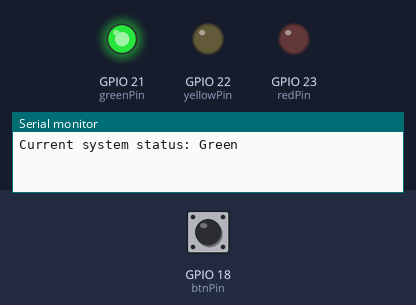
This sketch was run on a simulated ESP32. On the bench: output pins drawn as LEDs (lit = HIGH), the last lines printed to the serial monitor. The test bench sets the inputs (shaded band); at power-on: GPIO 18 (btnPin) LOW.

Above: at 1.2 s.
1.3 s: GPIO 18 (btnPin) pulled HIGH for 0.15 s
At 10.3 s:
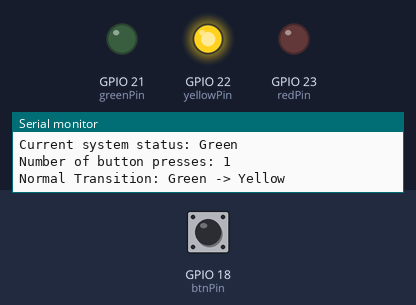
At 13.8 s:
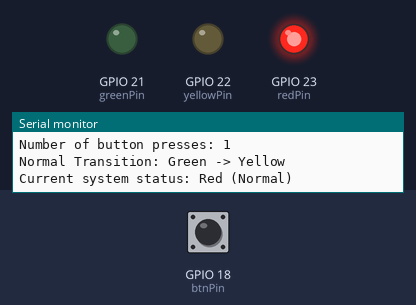
Timing chart, 0 to 14.5 s (numbered marks = the images above; inputs shaded):
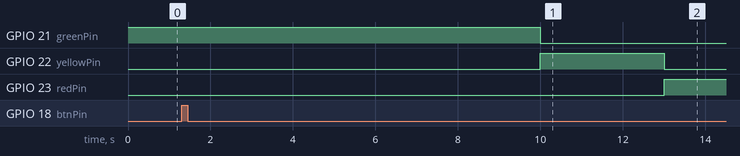

The sketch:

ESP32_Traffic_Light_Controller.ino
```cpp
int redPin = 23;
int yellowPin = 22;
int greenPin = 21;
int btnPin = 18;

int state = 1;
long timer = 0;

volatile int count = 0;
volatile long lastPress = 0;
volatile bool redIsOn = false;
volatile bool printCount = false;

void IRAM_ATTR buttonISR() {
  if (redIsOn == true) {
    return;
  }

  long now = millis();
  if (now - lastPress > 250) {
    if (digitalRead(btnPin) == HIGH) {
      count++;
      lastPress = now;
      printCount = true;
    }
  }
}

void setup() {
  Serial.begin(115200);

  pinMode(redPin, OUTPUT);
  pinMode(yellowPin, OUTPUT);
  pinMode(greenPin, OUTPUT);
  pinMode(btnPin, INPUT);

  attachInterrupt(digitalPinToInterrupt(btnPin), buttonISR, RISING);

  digitalWrite(greenPin, HIGH);
  Serial.println("Current system status: Green");
  timer = millis();
}

void loop() {
  long currentTime = millis();

  if (printCount == true) {
    Serial.print("Number of button presses: ");
    Serial.println(count);
    printCount = false;
  }

  switch (state) {
    case 1:
      if (currentTime - timer >= 10000) {
        digitalWrite(greenPin, LOW);

        if (count >= 3) {

          digitalWrite(redPin, HIGH);
          redIsOn = true;
          Serial.println("Direct Jump: Green -> Red (Pedestrian Mode)");
          state = 4;
          count = 0;
        } else {

          digitalWrite(yellowPin, HIGH);
          Serial.println("Normal Transition: Green -> Yellow");
          state = 2;
        }
        timer = currentTime;
      }
      break;

    case 2:
      if (currentTime - timer >= 3000) {
        digitalWrite(yellowPin, LOW);
        digitalWrite(redPin, HIGH);
        redIsOn = true;
        Serial.println("Current system status: Red (Normal)");
        state = 3;
        count = 0;
        timer = currentTime;
      }
      break;

    case 3:
      if (currentTime - timer >= 10000) {
        digitalWrite(redPin, LOW);
        digitalWrite(greenPin, HIGH);
        Serial.println("Current system status: Green");
        redIsOn = false;
        state = 1;
        timer = currentTime;
      }
      break;

    case 4:
      if (currentTime - timer >= 8000) {
        digitalWrite(redPin, LOW);
        digitalWrite(greenPin, HIGH);
        Serial.println("Current system status: Green");
        redIsOn = false;
        state = 1;
        timer = currentTime;
      }
      break;
  }
}
```
